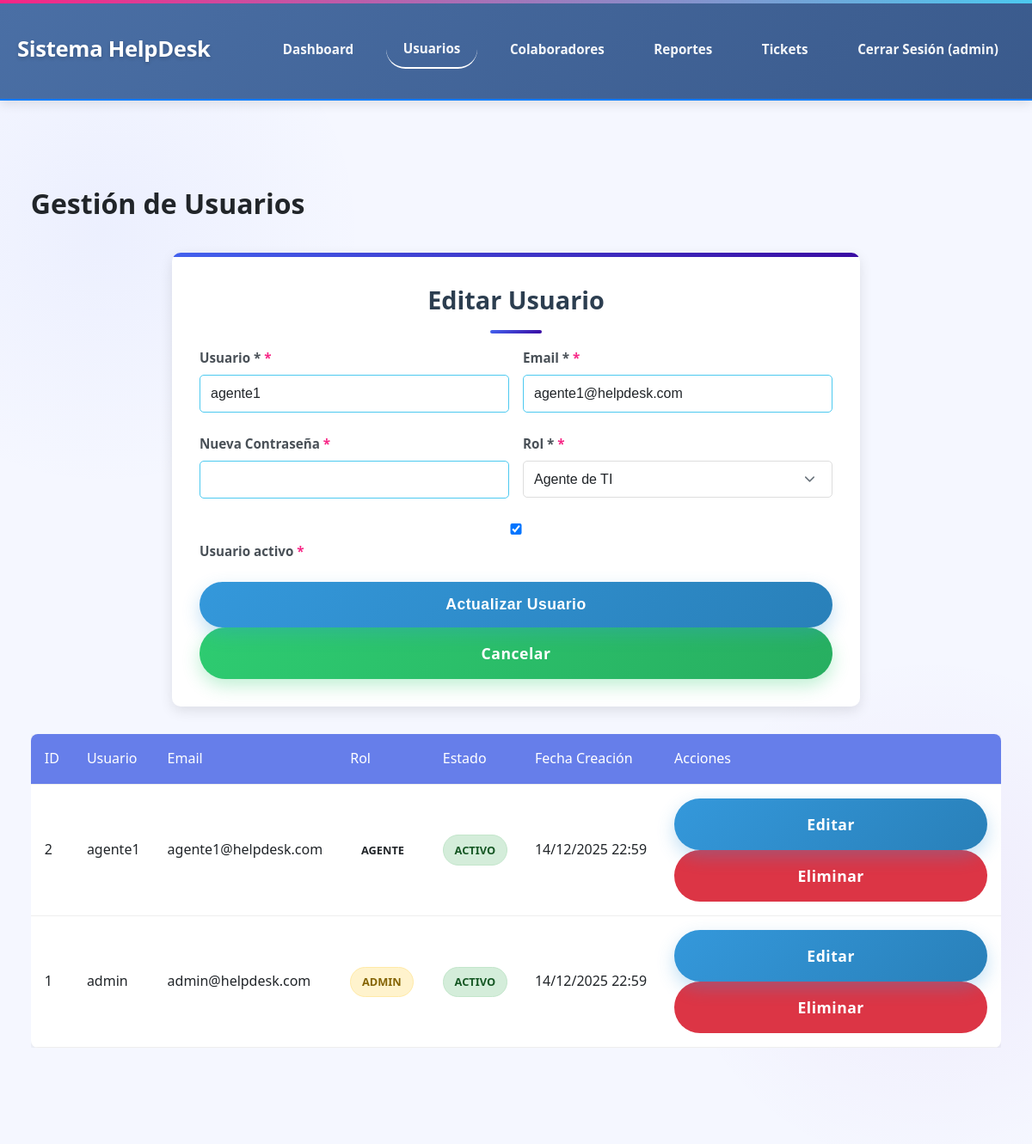
The page /admin/usuarios.php?edit=2 (signed in) on the database its author committed.
### tables this page shows
CREATE TABLE IF NOT EXISTS `usuarios` (
  `id_usuario` int(11) NOT NULL AUTO_INCREMENT,
  `username` varchar(50) NOT NULL,
  `password` varchar(255) NOT NULL,
  `email` varchar(100) DEFAULT NULL,
  `rol` enum('admin','agente') NOT NULL,
  `activo` tinyint(1) DEFAULT 1,
  `fecha_creacion` timestamp NOT NULL DEFAULT current_timestamp(),
  PRIMARY KEY (`id_usuario`),
  UNIQUE KEY `username` (`username`)
);

### includes/Usuario.php (called while the page is built, shortened)
<?php
class Usuario {
    private $conn;
    private $table_name = "usuarios";
    public $id_usuario;
    public function __construct($db) {
        $this->conn = $db;
    }
    public function readAll($from_record_num, $records_per_page) {
        $query = "SELECT id_usuario, username, email, rol, activo, fecha_creacion
                  FROM " . $this->table_name . "
                  ORDER BY id_usuario DESC
                  LIMIT ?, ?";
        $stmt = $this->conn->prepare($query);
        $stmt->bindParam(1, $from_record_num, PDO::PARAM_INT);
        $stmt->bindParam(2, $records_per_page, PDO::PARAM_INT);
        $stmt->execute();
        return $stmt;
    }
    public function readOne() {
        $query = "SELECT username, email, rol, activo
                  FROM " . $this->table_name . "
                  WHERE id_usuario = ? LIMIT 1";
        $stmt = $this->conn->prepare($query);
        $stmt->bindParam(1, $this->id_usuario);
        $stmt->execute();
        $row = $stmt->fetch(PDO::FETCH_ASSOC);
        if($row) {
            $this->username = $row['username'];
            $this->email = $row['email'];
            $this->rol = $row['rol'];
            $this->activo = $row['activo'];
            return true;
        }
        return false;
    }
}
?>

### admin/usuarios.php (the view, shortened to what this page needs)
<?php
$database = new Database();
$db = $database->getConnection();
require_once '../includes/Usuario.php';
$usuario = new Usuario($db);
$usuario_editar = null;
if (isset($_GET['edit'])) {
    $usuario->id_usuario = $_GET['edit'];
    if ($usuario->readOne()) {
        $usuario_editar = $usuario;
    }
}
$page = isset($_GET['page']) ? $_GET['page'] : 1;
$records_per_page = 10;
$from_record_num = ($records_per_page * $page) - $records_per_page;
$stmt = $usuario->readAll($from_record_num, $records_per_page);
$usuarios = $stmt->fetchAll(PDO::FETCH_ASSOC);
?>
<!DOCTYPE html>
<html lang="es">
<head>
    <link rel="stylesheet" href="../css/styles.css">
</head>
<body>
    <?php
    include '../includes/header.php';
    ?>
    <div class="dashboard">
        <h1>Gestión de Usuarios</h1>
        <div class="form-container" style="margin-bottom: 2rem;">
            <h2><?php echo $usuario_editar ? 'Editar Usuario' : 'Crear Nuevo Usuario'; ?></h2>
            <form method="POST">
                <div class="form-row">
                    <div class="form-group">
                        <label for="username">Usuario *</label>
                        <input type="text" class="form-control" id="username" name="username"
                               value="<?php echo $usuario_editar ? $usuario_editar->username : ''; ?>" required>
                    </div>
                    <div class="form-group">
                        <label for="email">Email *</label>
                        <input type="email" class="form-control" id="email" name="email"
                               value="<?php echo $usuario_editar ? $usuario_editar->email : ''; ?>" required>
                    </div>
                </div>
                <div class="form-row">
                    <div class="form-group">
                        <label for="password"><?php echo $usuario_editar ? 'Nueva Contraseña' : 'Contraseña *'; ?></label>
                        <input type="password" class="form-control" id="password" name="password"
                               <?php echo $usuario_editar ? '' : 'required'; ?> minlength="6">
                    </div>
                    <div class="form-group">
                        <label for="rol">Rol *</label>
                        <select class="form-control" id="rol" name="rol" required>
                            <option value="agente" <?php echo ($usuario_editar && $usuario_editar->rol == 'agente') ? 'selected' : ''; ?>>Agente de TI</option>
                        </select>
                    </div>
                </div>
                <div class="form-group">
                    <label>
                        <input type="checkbox" name="activo" value="1"
                               <?php echo ($usuario_editar && $usuario_editar->activo) ? 'checked' : ''; ?>>
                        Usuario activo
                    </label>
                </div>
                <button type="submit" name="<?php echo $usuario_editar ? 'actualizar' : 'crear'; ?>"
                        class="btn btn-primary">
                    <?php echo $usuario_editar ? 'Actualizar Usuario' : 'Crear Usuario'; ?>
                </button>
                <?php if ($usuario_editar): ?>
                    <a href="usuarios.php" class="btn btn-secondary">Cancelar</a>
                <?php endif; ?>
            </form>
        </div>
        <div class="table-responsive">
            <table class="table">
                <thead>
                    <tr>
                        <th>ID</th>
                        <th>Usuario</th>
                        <th>Email</th>
                        <th>Rol</th>
                        <th>Estado</th>
                        <th>Fecha Creación</th>
                        <th>Acciones</th>
                    </tr>
                </thead>
                <tbody>
                    <?php if (count($usuarios) > 0): ?>
                        <?php foreach($usuarios as $user): ?>
                        <tr>
                            <td><?php echo $user['id_usuario']; ?></td>
                            <td><?php echo htmlspecialchars($user['username']); ?></td>
                            <td><?php echo htmlspecialchars($user['email']); ?></td>
                            <td>
                                <span class="badge badge-<?php echo $user['rol'] == 'admin' ? 'warning' : 'info'; ?>">
                                    <?php echo $user['rol']; ?>
                                </span>
                            </td>
                            <td>
                                <span class="badge badge-<?php echo $user['activo'] ? 'success' : 'danger'; ?>">
                                    <?php echo $user['activo'] ? 'Activo' : 'Inactivo'; ?>
                                </span>
                            </td>
                            <td><?php echo date('d/m/Y H:i', strtotime($user['fecha_creacion'])); ?></td>
                            <td>
                                <a href="usuarios.php?edit=<?php echo $user['id_usuario']; ?>" class="btn btn-primary btn-sm">Editar</a>
                                <a href="usuarios.php?delete=<?php echo $user['id_usuario']; ?>"
                                   class="btn btn-danger btn-sm"
                                   onclick="return confirmarEliminacion('¿Está seguro de eliminar este usuario?')">Eliminar</a>
                            </td>
                        </tr>
                        <?php endforeach; ?>
                    <?php else: ?>
                        <tr>
                            <td colspan="7" style="text-align: center;">No hay usuarios registrados</td>
                        </tr>
                    <?php endif; ?>
                </tbody>
            </table>
        </div>
    </div>
</body>
</html>

### rows shown on the page
usuarios: username "agente1", email "agente1@helpdesk.com", rol "Agente de TI", activo "☑", id_usuario "2", rol "AGENTE", shows "ACTIVO", fecha_creacion "14/12/2025 22:59"
usuarios: id_usuario "1", username "admin", email "admin@helpdesk.com", rol "ADMIN", activo "ACTIVO", fecha_creacion "14/12/2025 22:59"

### other values the page prints
$_SESSION['username'] "admin"
